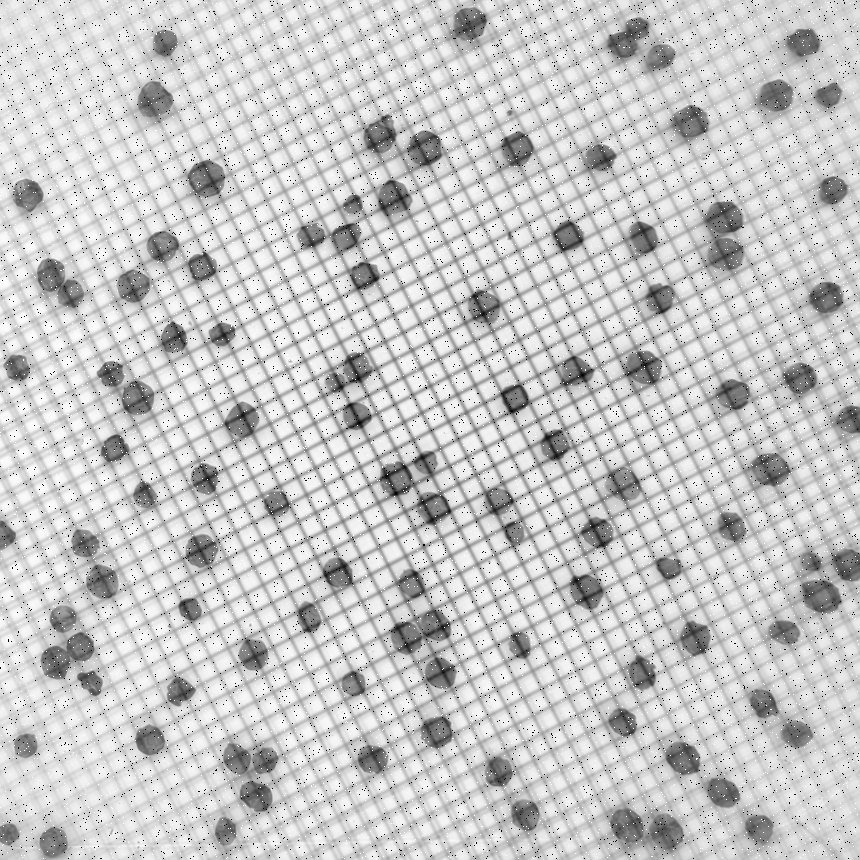
#> input picture input.tif, 860 x 860 px
$ jupyter execute --allow-errors 3110300.ipynb   (older library calls are emulated)
#> lines starting #> are read from the running program, lines starting #| are printed output that depends on the picture; after the words box and inside, x2 and y2 are one past the last pixel; in counts of white or black regions, pixels touching at a corner belong together
#> further down, image is the input picture: shape (860, 860); min 0, max 255, mean 199.4
[cell 1]
from skimage.measure import regionprops
import numpy as np
from numpy.fft import fft2, ifft2, fftshift, ifftshift
import matplotlib.pyplot as plt
from skimage import io
from skimage.morphology.selem import square
from skimage.morphology import binary_erosion
from scipy.ndimage import median_filter
from skimage import measure


def remove_salt_and_pepper(img):
    # Apply median filter to remove the salt and pepper noise
    n = img.shape[0]
#> n = 860
    x = np.random.uniform(0, n - 1, int(0.1 * img.size)).astype(np.int)
    y = np.random.uniform(0, n - 1, int(0.1 * img.size)).astype(np.int)

    corrupted = img.copy()
    corrupted[y[:len(y) // 2], x[:len(x) // 2]] = 0
    corrupted[y[len(y) // 2:], x[len(x) // 2:]] = 255

    img = median_filter(corrupted, 6)
    return img


def remove_grid(img):
    # Compute fourier transform and log power spectrum
    image_ft = fft2(img)
    image_ft_spectrum = fftshift(np.log10(1 + np.abs(image_ft) ** 2))

    # Remove white spots in the power spectrum except the center (by supressing the center with a gauassian mask)
    middle_y, middle_x = np.mgrid[-img.shape[0] // 2:img.shape[0] // 2, -img.shape[1] // 2:img.shape[1] // 2]
    suppression_for_middle = 1 - np.exp(-(middle_y ** 2 + middle_x ** 2) / (2 * 20 ** 2))
    image_ft_middle_suppressed = image_ft_spectrum * suppression_for_middle
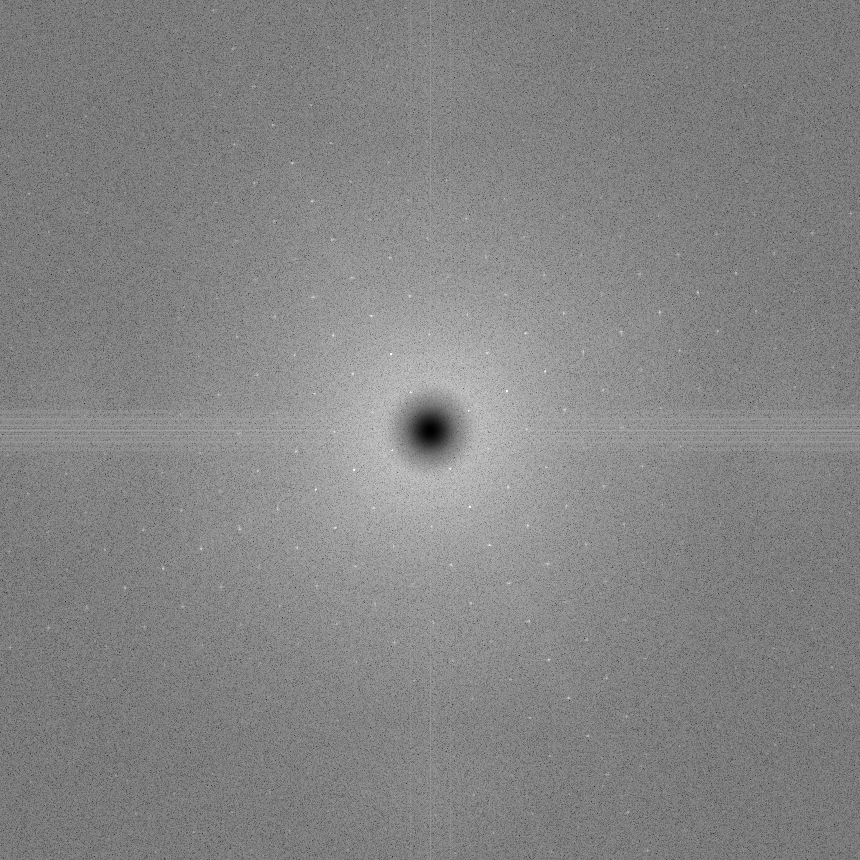
#> image_ft_middle_suppressed: shape (860, 860) float64; min 0, max 12.38, mean 6.45; drawn with min black and max white

    image_ft_white_spot_coodinates = np.nonzero(image_ft_middle_suppressed > 10)
#> image_ft_white_spot_coodinates = 106 positions, rows 201 to 659, columns 201 to 659
    for white_spot in np.transpose(image_ft_white_spot_coodinates):
        white_spot_y, white_spot_x = white_spot
        image_ft_spectrum[white_spot_y - 2:white_spot_y + 2, white_spot_x - 2:white_spot_x + 2] = 0
#> this loop made 106 passes
#> (white_spot_y, white_spot_x) on passes 1 to 12: (201, 311), (201, 312), (239, 331), (277, 351), (295, 409), (296, 409), (297, 313), (311, 659), (312, 659), (313, 563), (314, 467), (315, 370)
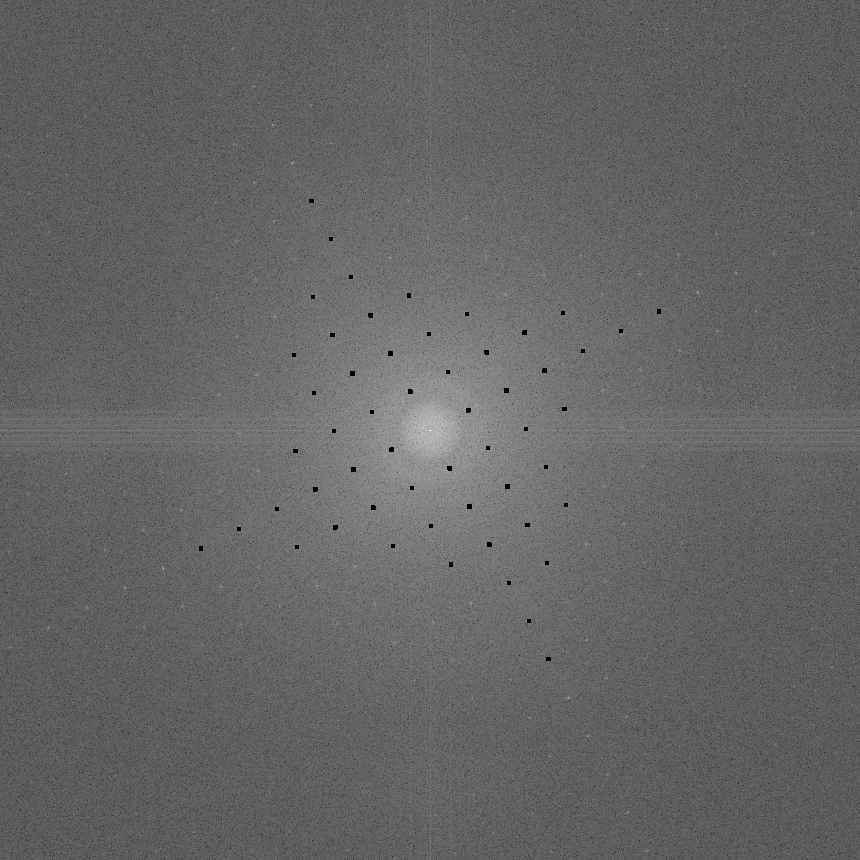
#> image_ft_spectrum: shape (860, 860) float64; min 0, max 16.35, mean 6.47; drawn with min black and max white

    # Plot the power spectrum
    ax[2].set_title('Modified Fourier Spectrum for Grid removal')
    ax[2].imshow(image_ft_spectrum, interpolation="none")

    # Inverse power spectrum and fourier transform to get the image
    image_absolute = np.sqrt(10 ** ifftshift(image_ft_spectrum) - 1)
    image_ft = image_absolute * np.cos(np.angle(image_ft)) + image_absolute * np.sin(np.angle(image_ft)) * 1j
    img = ifft2(image_ft).real
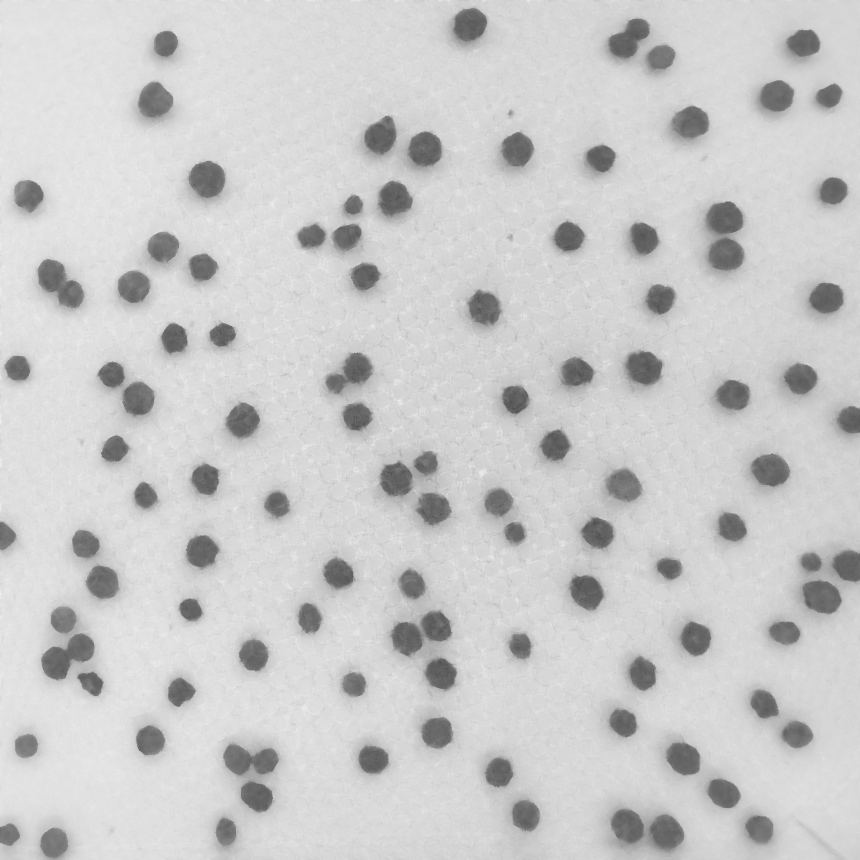
#> img: shape (860, 860) float64; min 78.49, max 242.2, mean 202.9

    return img


def increase_contrast(img):
    for x, row in enumerate(img):
        for y, data in enumerate(row):
            img[x][y] = np.clip(((data - 128) * 2.6) + 128, 0, 255)
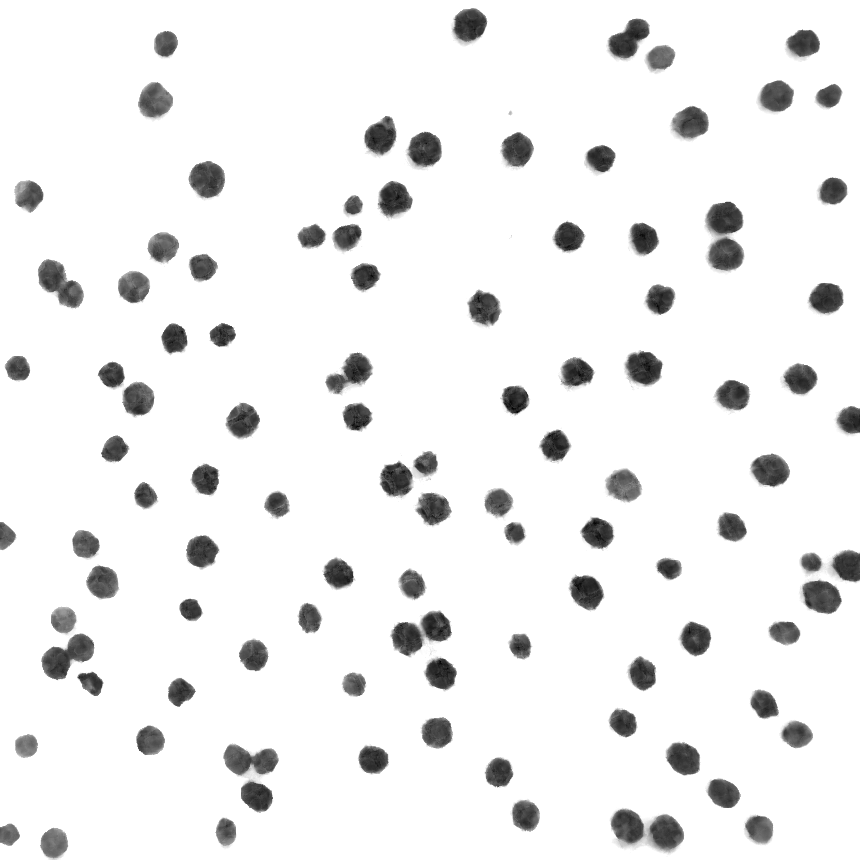
#> img: shape (860, 860) float64; min 0, max 255, mean 238

    return img


def apply_thresholding(img):
    # Determinate the threshold border automatically with help of the histogram
    histogram, _ = np.histogram(img, bins=np.arange(257))
#> histogram = 256 values, max 652957 at index 255, min 0 at index 1, mean 2889.1
    threshold_border = 128
    threshold_last = -1000

    while np.abs(threshold_border - threshold_last) > 0.5:
        m_1 = np.sum(np.arange(threshold_border) * histogram[:threshold_border]) / np.sum(histogram[:threshold_border])
        m_2 = np.sum(np.arange(threshold_border, 256) * histogram[threshold_border:]) / np.sum(
            histogram[threshold_border:])
        threshold_last = threshold_border
        threshold_border = int((m_1 + m_2) / 2 + 0.5)
#> this loop made 4 passes
#> (m_1, m_2, threshold_last, threshold_border) on passes 2 to 4: (82.63, 254.1, 165, 168), (83.13, 254.1, 168, 169), (83.3, 254.1, 169, 169)
#> (m_1, m_2, threshold_border) on pass 1: (76.24, 253, 165)

    # Apply thresholding on the image to get a binary image
    img[img < threshold_border] = 0
#> img: shape (860, 860) float64; 9.47% of pixels changed, all inside (x1, y1, x2, y2) = (0, 8, 860, 858)
    img[img >= threshold_border] = 1
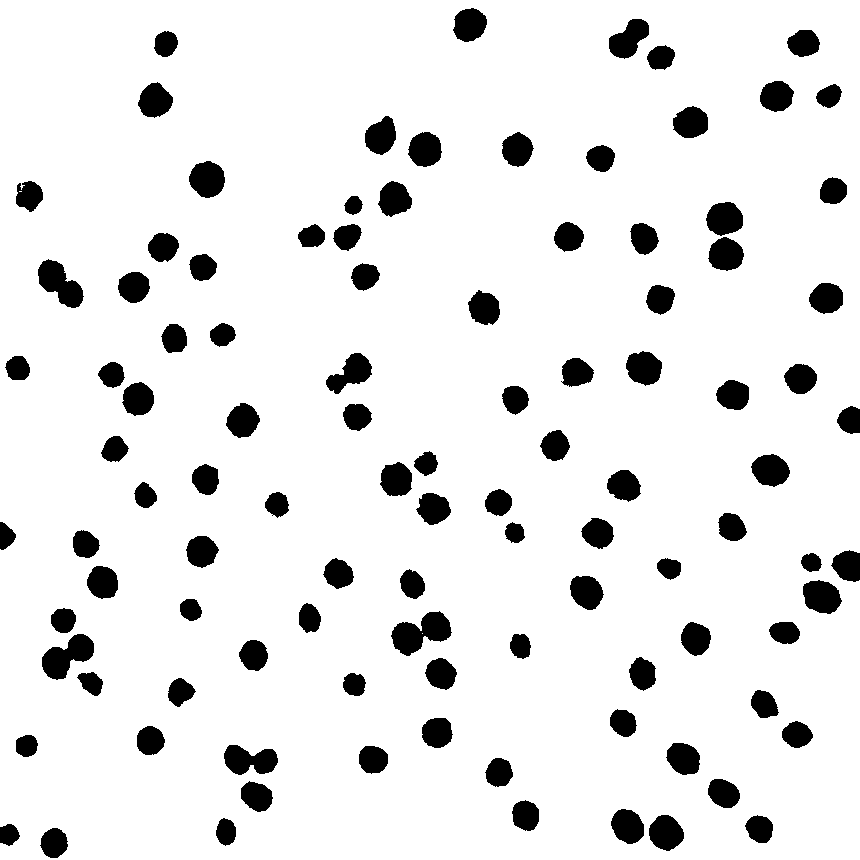
#> img: shape (860, 860) float64; values 0 (black) and 1 (white), 90.5% white; 104 black regions, largest, box (x1, y1, x2, y2) and area: (391, 611, 452, 656) 1514, (42, 634, 94, 680) 1328, (38, 259, 84, 308) 1246

    return img


def separate_peppercorns(img):
    # Invert the image to be able to apply the erosion
    img = 1 - img

    # Apply erosion only on label-areas, which are bigger than 150 pixels
    # to avoid losing peppercorns through erosion
    img_labels = measure.label(img)
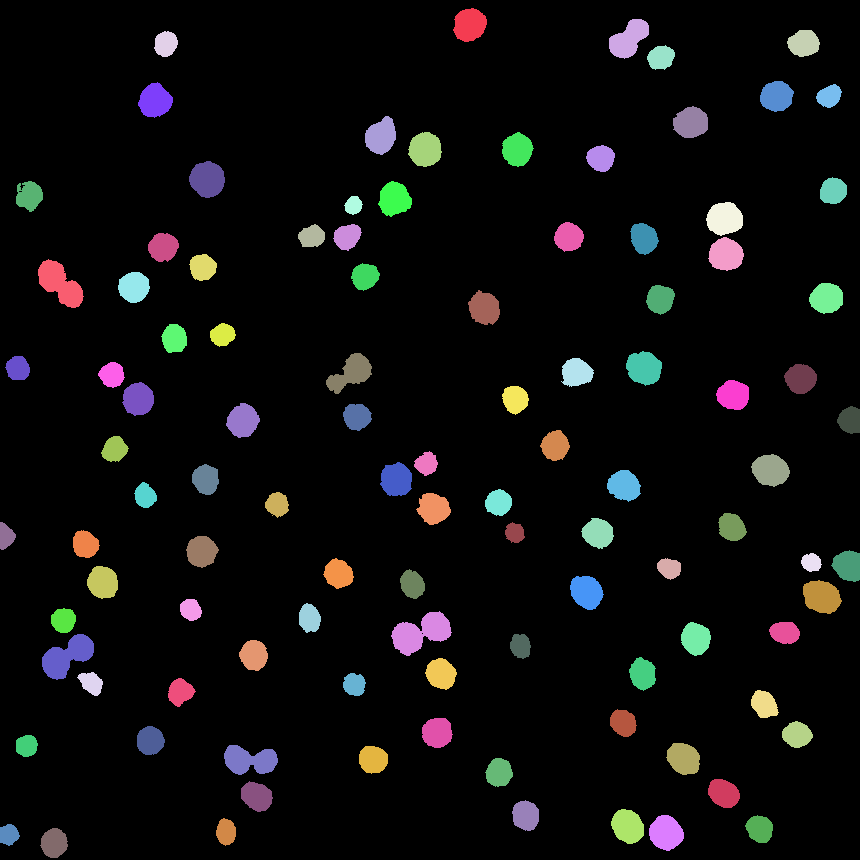
#> img_labels: shape (860, 860) int64; 105 distinct labels, from 0 to 104; one colour per label, 0 black
    removed_areas = np.zeros_like(img_labels)

    for i in range(0, 25):
        img_labels, remaining_peppercorns = measure.label(img_labels, return_num=True)
        if remaining_peppercorns == 0:
            break

        for label_region in regionprops(img_labels):
            if label_region.area < 150:
                index = np.where(img_labels == label_region.label)
                removed_areas[index] = 1
                img_labels[index] = 0

        img_labels[img_labels > 0] = 1

        img_labels = binary_erosion(img_labels, square(2))
#> this loop made 1 pass
#> remaining_peppercorns on pass 1: 104
#> removed_areas: shape (860, 860) int64; every value is 0

    # Put the image of eroded peppercorns back together
    img = img_labels + removed_areas

    # Remove noise artifacts which were created by the erosion
    img_labels = measure.label(img)
    for label_region in regionprops(img_labels):
        if label_region.area < 10:
            index = np.where(img_labels == label_region.label)
            img[index] = 0

    # Invert the image again and return it
    return 1 - img


def count_peppercorns(img):
    # Count the number of peppercorns in the image
    img_labels, peppercorns_count = measure.label(img, background=1, return_num=True)

    # Mark the centers of the peppercorns with a colored dot (just for visualization in result image)
    for label_region in regionprops(img_labels):
        ax[6].scatter(label_region.centroid[1], label_region.centroid[0])

    return peppercorns_count

[cell 2]
# Import/Read Image
image = io.imread("input.tif")

# Create Plots
figure, ax = plt.subplots(7, 1)
figure.set_size_inches(120, 120)
plt.gray()

# Apply steps and plot the results to make counting the peppercorns possible
ax[0].set_title('Original Image')
ax[0].imshow(image, interpolation="none")

image = remove_salt_and_pepper(image)

ax[1].imshow(image, interpolation="none")
ax[1].set_title('Salt and Pepper removed')

image = remove_grid(image)

ax[3].imshow(image, interpolation="none")
ax[3].set_title('Grid removed')

image = increase_contrast(image)

ax[4].set_title('Contrast increased')
ax[4].imshow(image, interpolation="none")

image = apply_thresholding(image)

ax[5].imshow(image, interpolation="none")
ax[5].set_title('Applied Threshold')

#> (the rest of this cell did not finish here and is left out)
